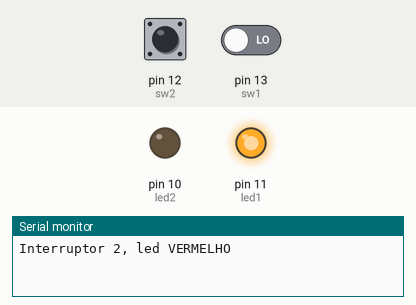
This sketch was run on a simulated Arduino Uno, built with avr-gcc and run on an emulated ATmega328P. Shown: output pins drawn as LEDs (lit = HIGH), the last lines printed to the serial monitor. Inputs (shaded band) come from the test bench; at power-on: pin 12 (sw2) HIGH, pin 13 (sw1) LOW.

Above: at 1.2 s.
1.3 s: pin 12 (sw2) pulled LOW for 0.15 s
At 1.37 s:
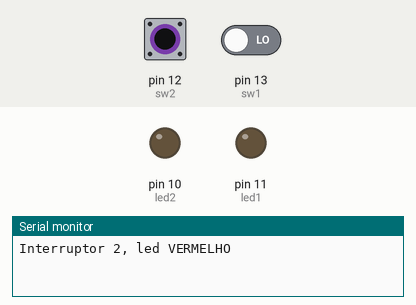
4.5 s: pin 12 (sw2) pulled LOW for 3.2 s
At 8.2 s:
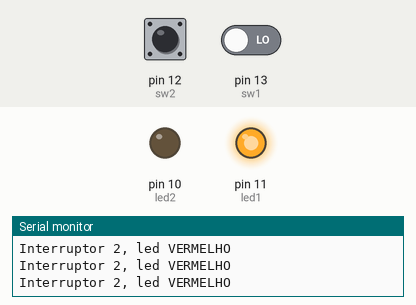
9.2 s: pin 12 (sw2) driven LOW and pin 13 (sw1) driven HIGH
At 10.4 s:
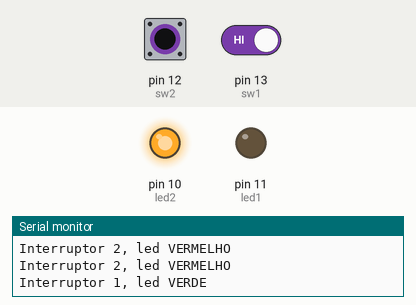
10.7 s: pin 12 (sw2) driven HIGH
At 11.7 s:
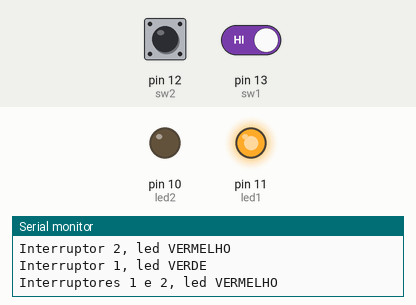
Timing chart, 0 to 13.2 s (numbered marks = the images above; inputs shaded):
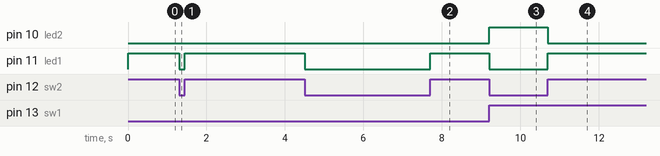

The sketch:

atv10.ino
```cpp
const int sw1 = 13, sw2 = 12, led1 = 11, led2 = 10;

void setup()
{
  pinMode(sw1, INPUT);
  pinMode(sw2, INPUT);
  pinMode(led1, OUTPUT);
  pinMode(led2, OUTPUT);
  Serial.begin(9600);
}
int antes = -1, agora = -1;
void loop()
{
  if(digitalRead(sw1) == 1 && digitalRead(sw2) == 0){
  	digitalWrite(led2, HIGH);
    digitalWrite(led1, LOW);
    agora =1;
    if(agora != antes){
      Serial.println("Interruptor 1, led VERDE");
    }
  }


  if(digitalRead(sw1) == 0 && digitalRead(sw2) == 1){
  	digitalWrite(led1, HIGH);
    digitalWrite(led2, LOW);
    agora = 2;
    if(agora != antes){
      Serial.println("Interruptor 2, led VERMELHO");
    }
  }

  if(digitalRead(sw2) == 1 && digitalRead(sw1) == 1){
  	digitalWrite(led1, HIGH);
    digitalWrite(led2, LOW);
     agora = 3;
    if(agora != antes){
      Serial.println("Interruptores 1 e 2, led VERMELHO");
    }
  }

  if(digitalRead(sw1) == 0 && digitalRead(sw2) == 0){
   	digitalWrite(led1, LOW);
    digitalWrite(led2, LOW);
    agora = 0;
  }
  antes = agora;
}
```

Measured:
- after the input at 1.3 s, pin 11 (led1): HIGH → LOW at once, → HIGH 0.15 s later
- after the input at 4.5 s, pin 11 (led1): HIGH → LOW at once, → HIGH 3.2 s later
- after the input at 9.2 s, pin 10 (led2): LOW → HIGH at once; pin 11 (led1): HIGH → LOW at once
- after the input at 10.7 s, pin 10 (led2): HIGH → LOW at once; pin 11 (led1): LOW → HIGH at once
